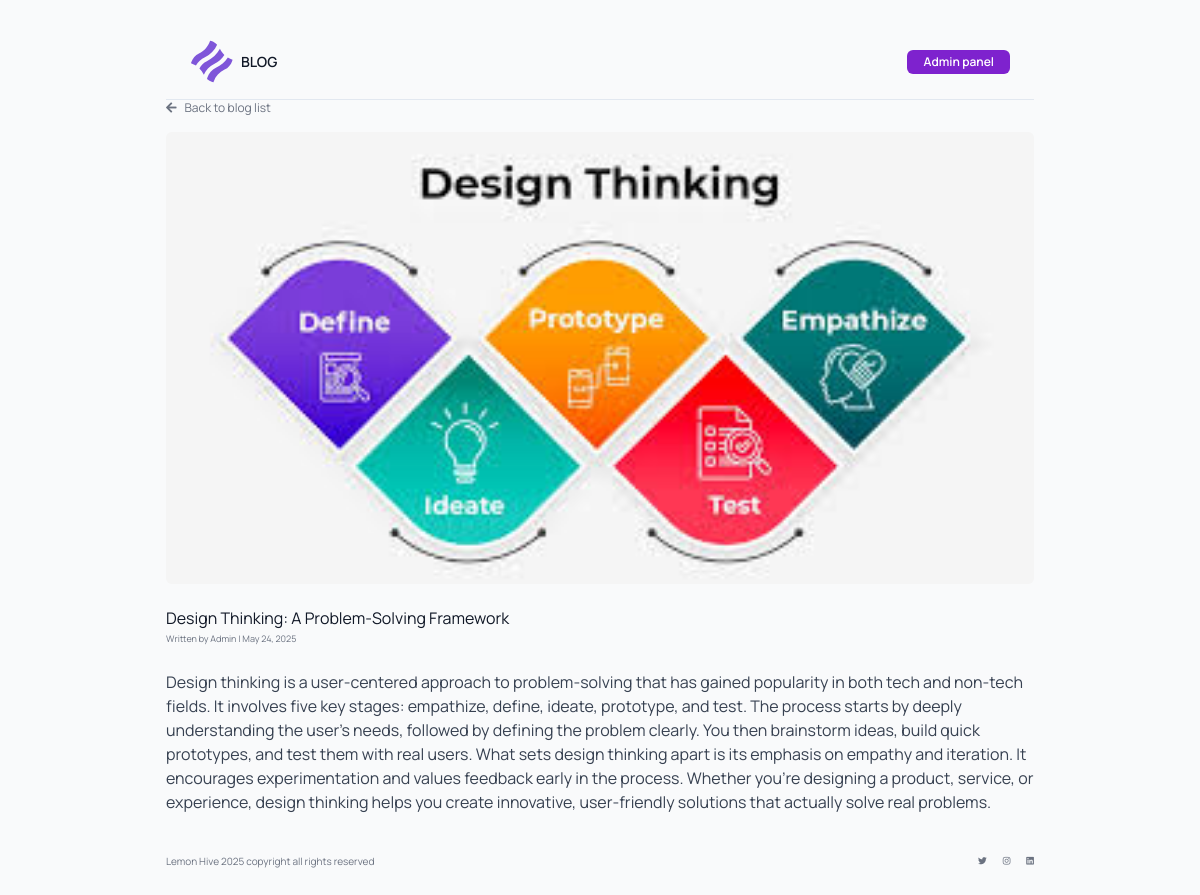
The app's page /blog.php?id=20 with its own data.
### tables this page shows
CREATE TABLE `blogs` (
  `id` int UNSIGNED NOT NULL,
  `title` varchar(255) NOT NULL,
  `description` text NOT NULL,
  `image` varchar(255) DEFAULT NULL,
  `created_at` timestamp NULL DEFAULT CURRENT_TIMESTAMP
);

### core/LH/Database.php (called while the page is built, shortened)
<?php
class Database {
    private static $instance = null;
    private $conn;
    private function __construct() {
        $this->conn = new PDO("mysql:host=localhost;dbname=blogcms", "root", "root");
    }
    public static function getInstance() {
        if (self::$instance === null) {
            self::$instance = new Database();
        }
        return self::$instance;
    }
    public function getConnection() {
        return $this->conn;
    }
}

### core/LH/RequestHandler.php (called while the page is built, shortened)
<?php
class RequestHandler {
    public function getRequest($key) {
        return $_GET[$key] ?? null;
    }
}

### core/LH/Models/Blog.php (called while the page is built, shortened)
<?php
require_once __DIR__.'/../Database.php';
class Blog {
    private $db;
    public function __construct() {
        $this->db = Database::getInstance()->getConnection();
    }
    public function getPostById($id) {
        $stmt = $this->db->prepare("SELECT * FROM blogs WHERE id = ?");
        $stmt->execute([$id]);
        return $stmt->fetch(PDO::FETCH_ASSOC);
    }
}

### blog.php (the view, shortened to what this page needs)
<?php
require_once __DIR__.'/core/LH/RequestHandler.php';
require_once __DIR__.'/core/LH/Models/Blog.php';
$request = new RequestHandler();
$blog = new Blog();
$blogId = $request->getRequest('id');
$post = $blog->getPostById($blogId);
?>
<html lang="en">
 <head>
  <script src="https://cdn.tailwindcss.com">
  </script>
  <link href="https://cdnjs.cloudflare.com/ajax/libs/font-awesome/5.15.3/css/all.min.css" rel="stylesheet"/>
 </head>
 <body class="bg-[#F9FAFB] text-[#111827]">
  <div class="max-w-[900px] mx-auto px-4 py-6">
   <?php include 'header.php'; ?>
   <a href="index.php" class="flex items-center space-x-2 text-xs text-[#6B7280] mb-4 hover:text-[#111827]">
    <i class="fas fa-arrow-left">
    </i>
    <span>
     Back to blog list
    </span>
   </a>
    <img alt="<?= htmlspecialchars($post['title']) ?>" class="w-full rounded-md mb-6 object-cover" height="100" src="uploads/<?= htmlspecialchars($post['image']) ?>" width="900"/>
   <h1 class="text-base font-normal text-[#111827] mb-1 leading-tight">
    <?= htmlspecialchars($post['title']) ?>
   </h1>
   <p class="text-[9px] text-[#6B7280] mb-6 font-normal">
    Written by Admin | <?= date("F j, Y", strtotime($post['created_at'])) ?>
   </p>
   <article class="prose prose-sm max-w-none text-[#374151]">
    <p>
     <?= nl2br(htmlspecialchars($post['description'])) ?>
    </p>
   </article>
    <?php include 'footer.php'; ?>
 </body>
</html>

### blog.php (style rules this page uses)
body { font-family: 'Manrope', sans-serif; }

### header.php (style rules this page uses)
body { font-family: 'Manrope', sans-serif; }

### footer.php (style rules this page uses)
body { font-family: 'Manrope', sans-serif; }

### records on screen
blogs: image (picture), title "Design Thinking: A Problem-Solving Framework", created_at "May 24, 2025", description "Design thinking is a user-centered approach to problem-solving that has gained popularity in both tech and non-tech fields. It involves five key stages: empathize, define, ideate, prototype, and test. The process starts by deeply understanding the user’s needs, followed by defining the problem clearly. You then brainstorm ideas, build quick prototypes, and test them with real users. What sets design thinking apart is its emphasis on empathy and iteration. It encourages experimentation and values feedback early in the process. Whether you’re designing a product, service, or experience, design thinking helps you create innovative, user-friendly solutions that actually solve real problems."
